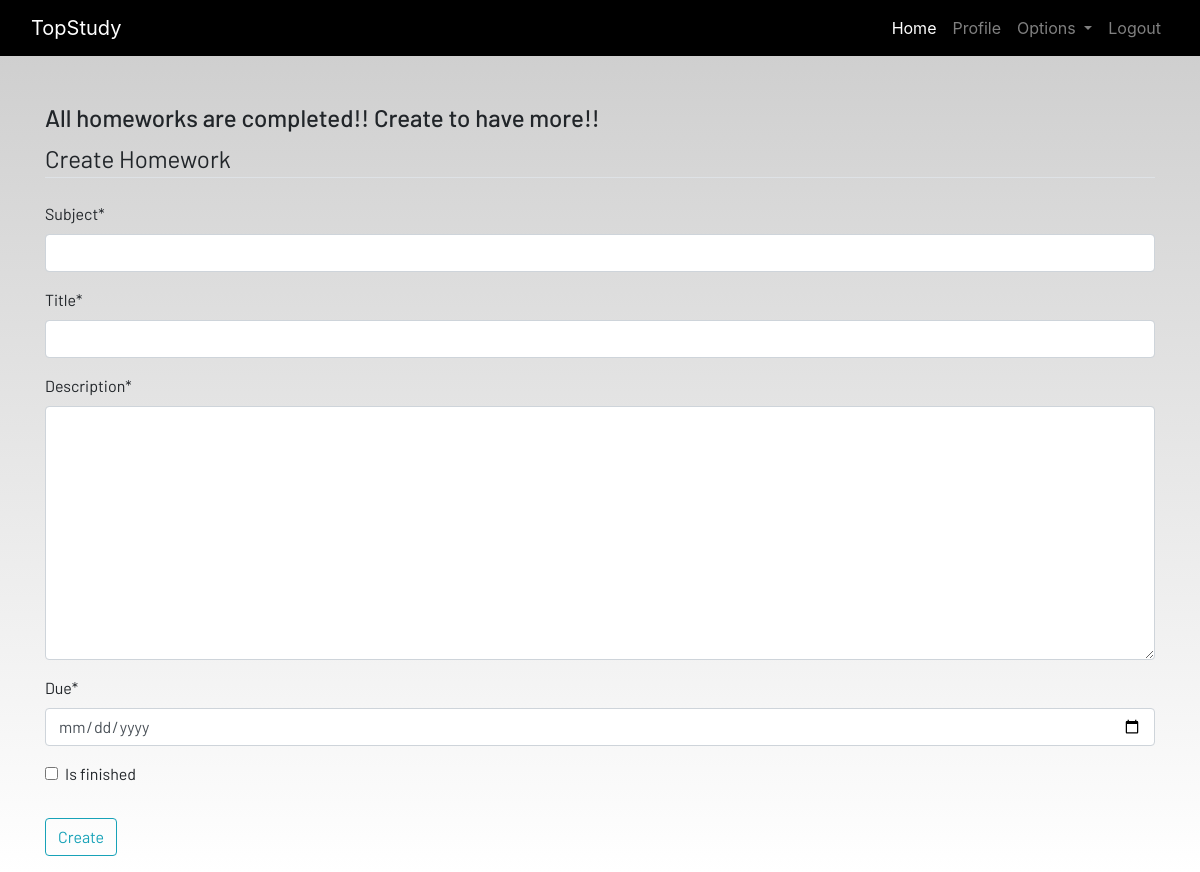
Before: /homework (signed in) with the older database file.
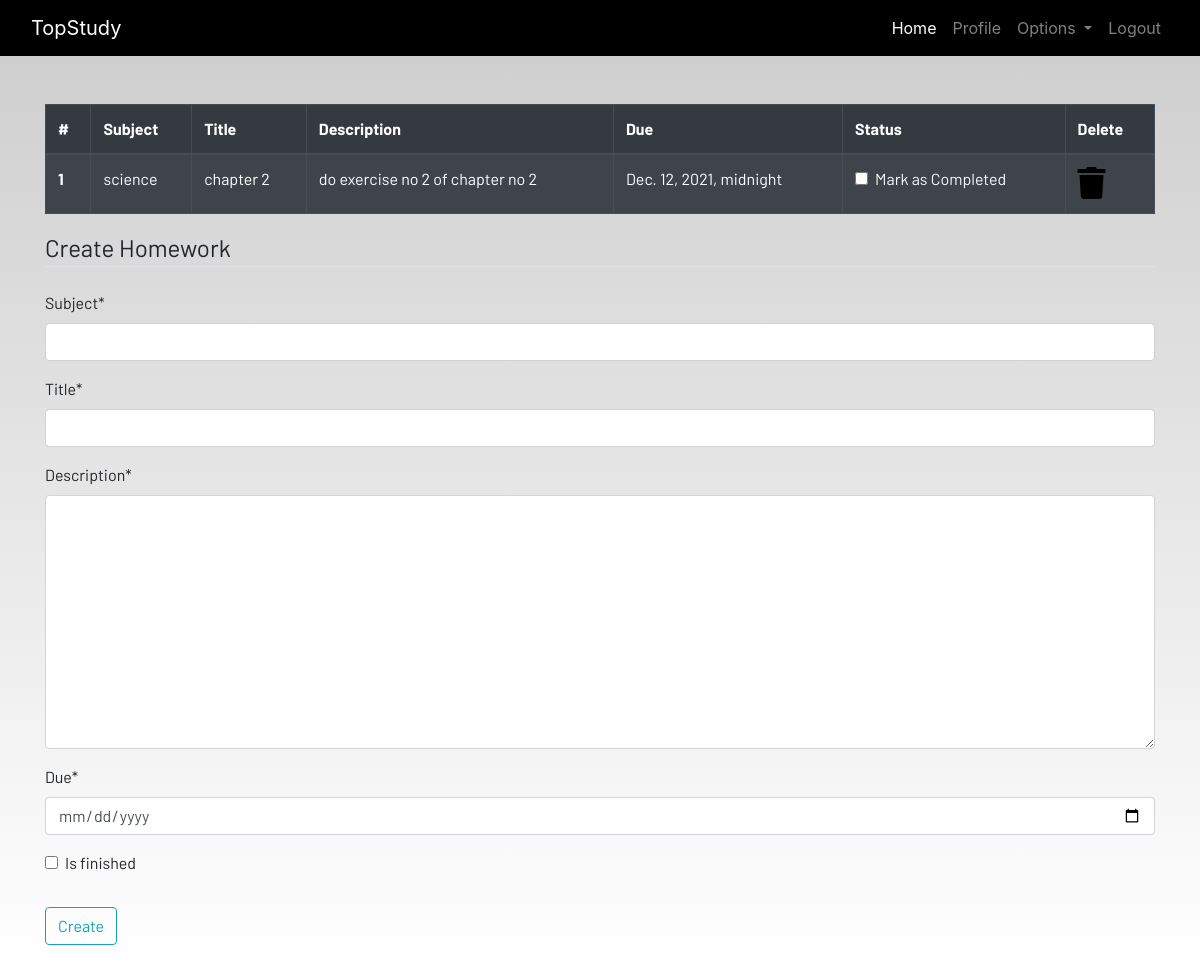
After: the same page with the newer database file.
### dashboard/models.py (models this page shows, shortened)
class Homework(models.Model):
    user = models.ForeignKey(User,on_delete=models.CASCADE)
    subject = models.CharField(max_length=50)
    title = models.CharField(max_length=100)
    description = models.TextField()
    due = models.DateTimeField()
    is_finished = models.BooleanField(default=False)

### dashboard/views.py (the view)
# urls.py: path('homework',views.homework,name ="homework"),
@login_required
def homework(request):
    if request.method == 'POST':
        form = HomeworkForm(request.POST)
        if form.is_valid():
            try:
                finished = request.POST['is_finished']
                if finished == 'on':
                    finished = True
                else:
                    finished =False
            except:
                finished = False
            homeworks = Homework(
                user = request.user,
                subject = request.POST['subject'],
                title = request.POST['title'],
                description = request.POST['description'],
                due = request.POST['due'],
                is_finished = finished
            )
            homeworks.save()
            messages.success(request,f'Homework added from {request.user.username}!!')
    else:
        form = HomeworkForm()
    homeworks  = Homework.objects.filter(user = request.user)
    if len(homeworks) == 0:
        homework_done = True
    else:
        homework_done = False
    context = {'homeworks':homeworks ,
    'homework_done' :homework_done,
    'form':form,}
    return render(request ,'dashboard/homework.html',context)

### dashboard/forms.py
class HomeworkForm(forms.ModelForm):
    class Meta:
        model = Homework
        widgets = {'due':DateInput()}
        fields = ['subject','title','description','due','is_finished']

### dashboard/templates/dashboard/homework.html (shortened to what this page needs)
{% extends 'dashboard/base.html' %}
{% load static %}
{% load crispy_forms_tags %}
{% block content %}
<div class="container">
    {% if not homework_done %}
    <table class="table table-striped table-bordered table-hover table-dark">
        <thead>
            <tr>
                <th scope="col">#</th>
                <th scope="col">Subject</th>
                <th scope="col">Title</th>
                <th scope="col">Description</th>
                <th scope="col">Due</th>
                <th scope="col">Status</th>
                <th scope="col">Delete</th>
            </tr>
        </thead>
        <tbody>
            {% for homework in homeworks %}
            <tr>
                <th scope="row">{{forloop.counter}}</th>
                <td>{{homework.subject}}</td>
                <td>{{homework.title}}</td>
                <td>{{homework.description}}</td>
                <td>{{homework.due}}</td>
                <td>
                    <a href="{% url 'update_homework' homework.id %}">
                        <div class="form-check">
                            {% if homework.is_finished %}
                                <input class="form-check-input" type="checkbox" value="" checked>
                            {% else %}
                                <input class="form-check-input" type="checkbox" value="">
                            <label class="form-check-label text-light" for="flexCheckDefault">
                                Mark as Completed
                            </label>
                            {% endif %}
                        </div>
                    </a>
                </td>
                <td><a href="{% url 'delete_homework' homework.id %}"><i class="fa fa-trash fa-2x"></i></a></td>
            </tr>
            {% endfor %}
        </tbody>
    </table>
    {% else %}
    <h4>All homeworks are completed!! Create to have more!!</h4>
    {% endif %}
</div>
<div class=" container">
    <form method="POST">
        <fieldset class="form-group">
            <legend class="border-bottom mb-4">Create Homework</legend>
            {{form|crispy}}
        </fieldset>
        <div class="form-group">
            <button href="" class="btn btn-outline-info" type="submit">
                Create
            </button>
        </div>
    </form>
</div>
{% endblock content %}

### dashboard/templates/dashboard/base.html (shortened to what this page needs)
<!DOCTYPE html>
{% load static %}
<html lang="en">
<head>
  <link rel="stylesheet" href="https://stackpath.bootstrapcdn.com/bootstrap/4.3.1/css/bootstrap.min.css"
 />
  <link rel="stylesheet" href="https://use.fontawesome.com/releases/v5.7.2/css/all.css"
 />
  <link rel="stylesheet" href="{% static 'css/main.css' %}" />
</head>
<body>
  <header>
    <nav class="navbar navbar-expand-lg navbar-dark bg-dark">
      {% if user.is_authenticated %}
      <div class="container-fluid">
        <a class="navbar-brand" href="{% url 'home' %}">TopStudy</a>
        <div class="collapse navbar-collapse justify-content-end" id="navbarSupportedContent">
          <ul class="navbar-nav mb-2 mb-lg-0">
            <li class="nav-item">
              <a class="nav-link active" aria-current="page" href="{% url 'home' %}">Home</a>
            </li>
            <li class="nav-item">
              <a class="nav-link" href="{% url 'profile' %}">Profile</a>
            </li>
            <li class="nav-item dropdown">
              <a class="nav-link dropdown-toggle" href="#" id="navbarDropdown" role="button" data-toggle="dropdown"
                aria-haspopup="true" aria-expanded="false">
                Options
              </a>
            </li>
            <li class="nav-item">
              <a class="nav-link" href="{% url 'logout' %}">Logout</a>
            </li>
            {% endif %}
          </ul>
        </div>
      </div>
    </nav>
  </header>
  <br /><br />
  <main>
    {% block content %}
    {% endblock content %}
  </main>
</body>
</html>

### static/css/main.css (style rules this page uses)
html { scroll-behavior: smooth; height: 100%; width: 100%; }
main { font-family: Barlow, Quicksand, Rubik, sans-serif, serif, 'Times New Roman', Times, serif !important; }
.navbar { background-color: rgb(0, 0, 0) !important; }
a { text-decoration: none !important; color: black; }
html, body { max-width: 100%; overflow-x: hidden; height: 100%; width: 100%; }
body { background: linear-gradient(rgba(0, 0, 0, 0.2), rgba(255, 255, 255, 0.5)); overflow-x: hidden; background-repeat: no-repeat; }
.fa { color: black; }

Changed rows visible on the page:
added Homework: subject "science", title "chapter 2", description "do exercise no 2 of chapter no 2", due "Dec. 12, 2021, midnight"
Other visible differences:
text no longer shown: "All homeworks are completed!! Create to have more!!"
text now shown: "# Subject Title Description Due Status Delete"
